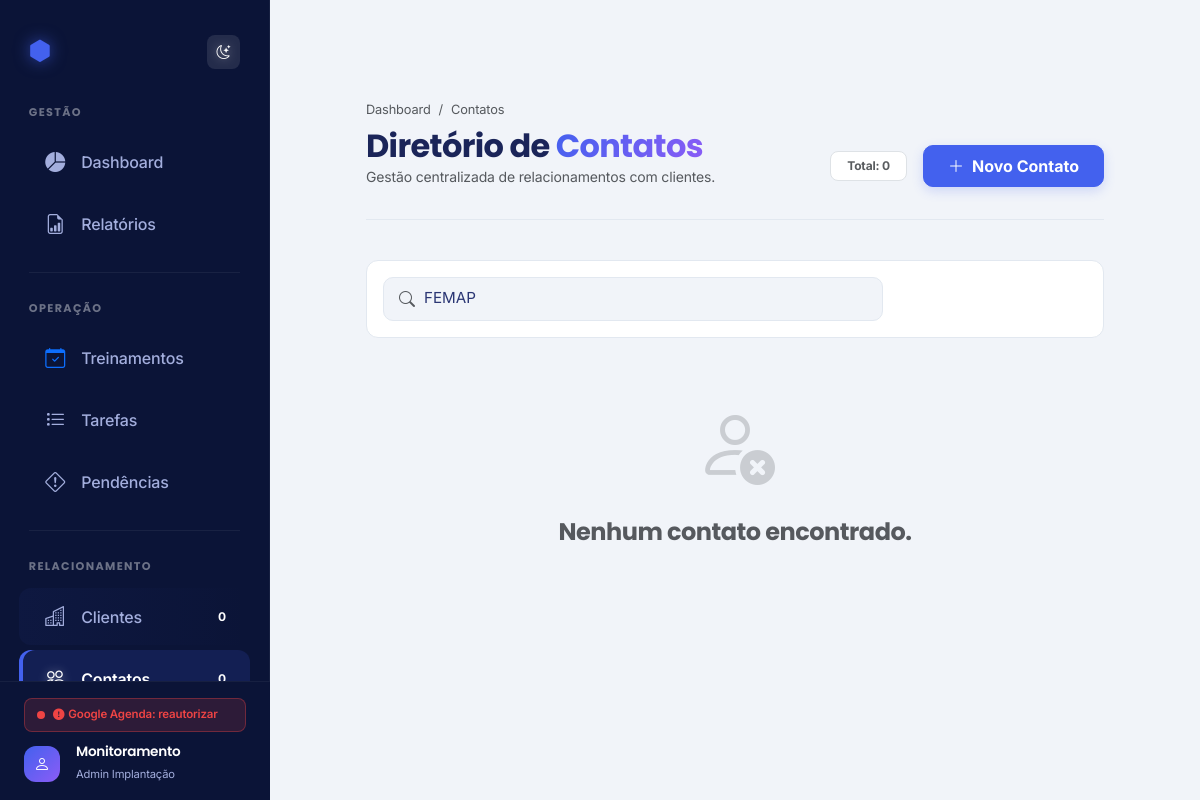
The app's page /contatos.php?filtro=FEMAP, older data.
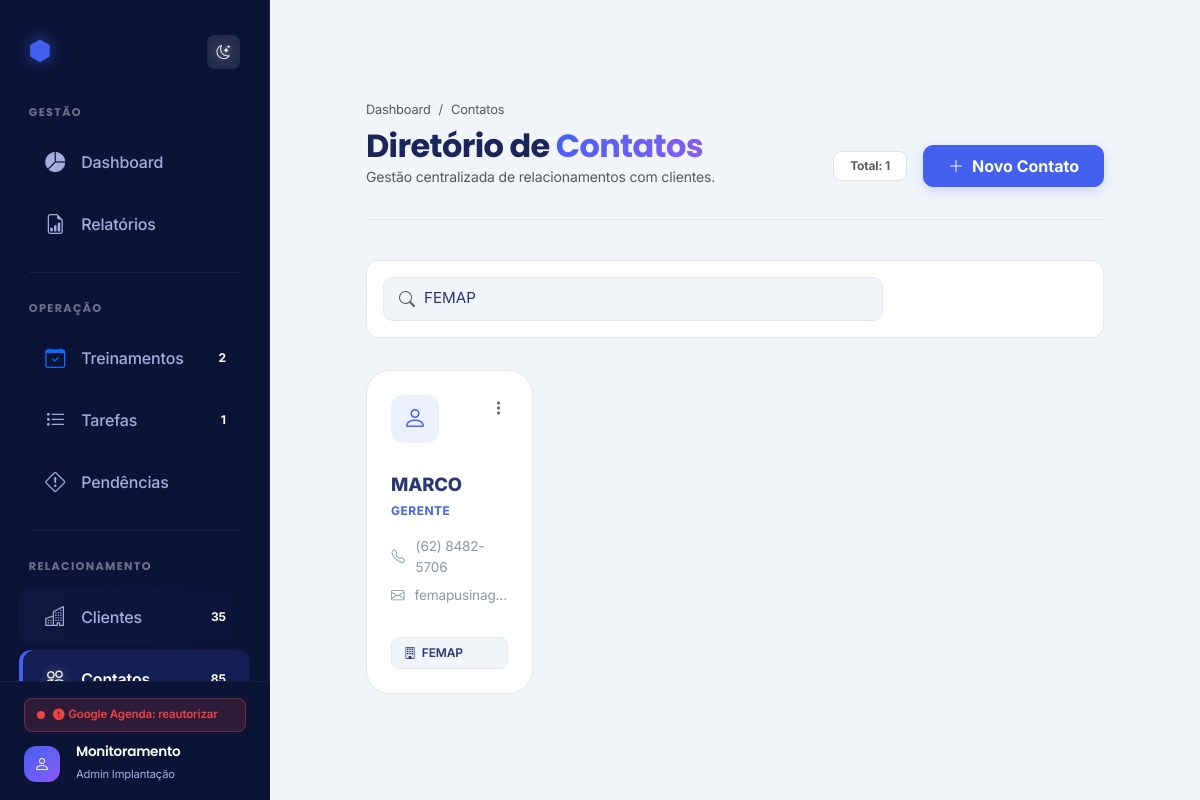
The same page, newer data.
### tables this page shows
CREATE TABLE `contatos` (
  `id_contato` int NOT NULL AUTO_INCREMENT,
  `data_criacao` timestamp NULL DEFAULT CURRENT_TIMESTAMP,
  `id_cliente` int NOT NULL,
  `nome` varchar(255) NOT NULL,
  `email` varchar(150) DEFAULT NULL,
  `cargo` varchar(100) DEFAULT NULL,
  `telefone_ddd` varchar(20) DEFAULT NULL,
  `observacao` text,
  `anexo` varchar(255) DEFAULT NULL,
  PRIMARY KEY (`id_contato`),
  KEY `idx_id_cliente` (`id_cliente`),
  KEY `idx_nome` (`nome`),
  KEY `idx_data_criacao` (`data_criacao`),
  KEY `idx_contatos_email` (`email`),
  CONSTRAINT `contatos_ibfk_1` FOREIGN KEY (`id_cliente`) REFERENCES `clientes` (`id_cliente`) ON DELETE CASCADE
);

CREATE TABLE `clientes` (
  `id_cliente` int NOT NULL AUTO_INCREMENT,
  `data_criacao` timestamp NULL DEFAULT CURRENT_TIMESTAMP,
  `fantasia` varchar(255) NOT NULL,
  `servidor` varchar(255) DEFAULT NULL,
  `vendedor` varchar(255) DEFAULT NULL,
  `telefone_ddd` varchar(20) DEFAULT NULL,
  `observacao` text,
  `anexo` varchar(255) DEFAULT NULL,
  `status` enum('EM ANDAMENTO','CONCLUIDA','CANCELADA') DEFAULT 'EM ANDAMENTO',
  `data_inicio` date NOT NULL,
  `data_fim` date DEFAULT NULL,
  `emitir_nf` enum('Sim','N├úo') DEFAULT 'N├úo',
  `configurado` enum('Sim','N├úo') DEFAULT 'N├úo',
  `status_tratativa` enum('pendente','em_tratativa') DEFAULT 'pendente',
  `data_inicio_tratativa` datetime DEFAULT NULL,
  `num_licencas` int DEFAULT '0',
  `serial` varchar(100) DEFAULT '',
  `recursos` varchar(255) DEFAULT NULL,
  PRIMARY KEY (`id_cliente`),
  KEY `idx_fantasia` (`fantasia`),
  KEY `idx_data_criacao` (`data_criacao`),
  KEY `idx_status_tratativa` (`status_tratativa`)
);

### contatos.php (the view, shortened to what the changed rows need)
<?php
require_once 'config.php';
$filtro = isset($_GET['filtro']) ? trim($_GET['filtro']) : '';
$ordenacao = isset($_GET['ordenacao']) ? $_GET['ordenacao'] : 'nome';
$direcao = isset($_GET['direcao']) ? $_GET['direcao'] : 'asc';
$colunas_permitidas = ['nome', 'fantasia', 'cargo', 'telefone_ddd'];
$ordenacao = in_array($ordenacao, $colunas_permitidas) ? $ordenacao : 'nome';
$direcao = $direcao === 'desc' ? 'desc' : 'asc';
$por_pagina = 12;
$pagina = isset($_GET['pagina']) ? max(1, intval($_GET['pagina'])) : 1;
$offset = ($pagina - 1) * $por_pagina;
$sql_base = "SELECT c.*, cl.fantasia FROM contatos c
             JOIN clientes cl ON c.id_cliente = cl.id_cliente
             WHERE 1=1";
$sql_contagem = "SELECT COUNT(*) as total FROM contatos c
                 JOIN clientes cl ON c.id_cliente = cl.id_cliente
                 WHERE 1=1";
$params = [];
$params_contagem = [];
if (!empty($filtro)) {
    $sql_base .= " AND (cl.fantasia LIKE ? OR c.nome LIKE ? OR c.email LIKE ? OR c.cargo LIKE ?)";
    $sql_contagem .= " AND (cl.fantasia LIKE ? OR c.nome LIKE ? OR c.email LIKE ? OR c.cargo LIKE ?)";
    $val = "%$filtro%";
    $params = [$val, $val, $val, $val];
    $params_contagem = [$val, $val, $val, $val];
}
$stmt_c = $pdo->prepare($sql_contagem);
$stmt_c->execute($params_contagem);
$total_registros = $stmt_c->fetchColumn();
$sql_base .= " ORDER BY c.$ordenacao $direcao LIMIT ?, ?";
$params[] = $offset;
$params[] = $por_pagina;
$stmt = $pdo->prepare($sql_base);
$stmt->execute($params);
$contatos = $stmt->fetchAll();
include 'header.php';
?>
<div class="container-fluid px-lg-5 pt-4">
    <div class="modern-header d-flex justify-content-between align-items-end gsap-reveal">
        <div>
            <h2 class="fw-800 mb-0">Diretório de <span class="title-accent">Contatos</span></h2>
        </div>
        <div class="d-flex align-items-center gap-2">
            <span class="badge bg-body border text-muted px-3 py-2 rounded-3 me-2">Total: <?= $total_registros ?></span>
            <button class="btn btn-primary btn-modern px-4" data-bs-toggle="modal" data-bs-target="#modalContato">
                <i class="bi bi-plus-lg"></i> Novo Contato
            </button>
        </div>
    </div>
    <div class="row g-4 mb-5">
        <?php if (empty($contatos)): ?>
            <div class="col-12 text-center py-5">
                <i class="bi bi-person-x display-1 text-muted opacity-25 mb-4 d-block"></i>
                <h4 class="text-muted">Nenhum contato encontrado.</h4>
            </div>
        <?php endif; ?>
        <?php foreach ($contatos as $index => $c): ?>
        <div class="col-md-6 col-xl-3 gsap-reveal">
            <div class="contact-card-premium">
                <div class="d-flex justify-content-between align-items-start mb-2">
                    <div class="contact-avatar">
                        <i class="bi bi-person"></i>
                    </div>
                    <div class="dropdown">
                        <button class="btn btn-link text-muted p-0" data-bs-toggle="dropdown">
                            <i class="bi bi-three-dots-vertical"></i>
                        </button>
                    </div>
                </div>
                <div class="contact-name text-truncate" title="<?= htmlspecialchars($c['nome']) ?>"><?= htmlspecialchars($c['nome']) ?></div>
                <div class="contact-role text-truncate"><?= htmlspecialchars($c['cargo']) ?: 'Sem Cargo' ?></div>
                <div class="contact-info-list">
                    <?php if($c['telefone_ddd']): ?>
                        <div class="info-item">
                            <i class="bi bi-telephone"></i>
                            <span><?= htmlspecialchars($c['telefone_ddd']) ?></span>
                        </div>
                    <?php endif; ?>
                    <?php if($c['email']): ?>
                        <div class="info-item">
                            <i class="bi bi-envelope"></i>
                            <span class="text-truncate"><?= htmlspecialchars($c['email']) ?></span>
                        </div>
                    <?php endif; ?>
                </div>
                <div class="client-tag text-truncate">
                    <i class="bi bi-building"></i> <?= htmlspecialchars($c['fantasia']) ?>
                </div>
            </div>
        </div>
        <?php endforeach; ?>
    </div>
</div>
<?php include 'footer.php'; ?>

### header.php (shortened to what the changed rows need)
<!DOCTYPE html>
<html lang="pt-br">
<?php
require_once 'config.php';
$total_clientes = $pdo->query("SELECT COUNT(*) FROM clientes WHERE (data_fim IS NULL OR data_fim = '0000-00-00')")->fetchColumn();
$total_contatos = $pdo->query("SELECT COUNT(*) FROM contatos")->fetchColumn();
$sql_tarefas = "SELECT COUNT(*) FROM tarefas WHERE status = 'pendente' OR status = 'PENDENTE'";
$total_tarefas = $pdo->query($sql_tarefas)->fetchColumn();
$sql_treinamentos_pendentes = "SELECT COUNT(*) FROM treinamentos WHERE status = 'PENDENTE'";
$total_treinamentos_pendentes = $pdo->query($sql_treinamentos_pendentes)->fetchColumn();
?>
<head>
    <link href="https://cdn.jsdelivr.net/npm/bootstrap@5.3.0/dist/css/bootstrap.min.css" rel="stylesheet">
    <link rel="stylesheet" href="https://cdn.jsdelivr.net/npm/bootstrap-icons@1.10.5/font/bootstrap-icons.css">
    <link rel="stylesheet" href="css/dark-mode.css">
</head>
<body>
    <div class="wrapper">
        <nav id="sidebar">
            <ul class="list-unstyled components">
                <?php $current_page = basename($_SERVER['PHP_SELF']); ?>
                <li class="<?= $current_page == 'treinamentos.php' ? 'active' : '' ?>">
                    <a href="treinamentos.php">
                        <i class="bi bi-calendar-check text-primary"></i> <span>Treinamentos</span>
                        <?php if ($total_treinamentos_pendentes > 0): ?>
                            <span class="badge-notify text-white ms-auto" title="Pendentes"><?= $total_treinamentos_pendentes ?></span>
                        <?php endif; ?>
                    </a>
                </li>
                <li class="<?= $current_page == 'tarefas.php' ? 'active' : '' ?>">
                    <a href="tarefas.php">
                        <i class="bi bi-list-task"></i> <span>Tarefas</span>
                        <?php if ($total_tarefas > 0): ?>
                            <span class="badge-notify text-white ms-auto" title="Tarefas Pendentes"><?= $total_tarefas ?></span>
                        <?php endif; ?>
                    </a>
                </li>
                <li class="highlight-item-2 <?= $current_page == 'clientes.php' ? 'active' : '' ?>">
                    <a href="clientes.php">
                        <i class="bi bi-buildings"></i> <span>Clientes</span>
                        <span class="badge-notify text-white ms-auto"><?= $total_clientes ?></span>
                    </a>
                </li>
                <li class="<?= $current_page == 'contatos.php' ? 'active' : '' ?>">
                    <a href="contatos.php">
                        <i class="bi bi-people"></i> <span>Contatos</span>
                        <span class="badge-notify text-white ms-auto"><?= $total_contatos ?></span>
                    </a>
                </li>
            </ul>
        </nav>
        <main id="content">

Row changes from the older to the newer data that the page shows:
added contatos: nome "MARCO", cargo "GERENTE", telefone_ddd "(62) 8482-5706", email "femapusinag…", id_cliente.fantasia "FEMAP"
Text that changed along with them:
$total_treinamentos_pendentes: (not shown) → "2"
$total_tarefas: (not shown) → "1"
$total_clientes: "0" → "35"
$total_contatos: "0" → "85"
$total_registros: "0" → "1"
text no longer shown: "Nenhum contato encontrado."
